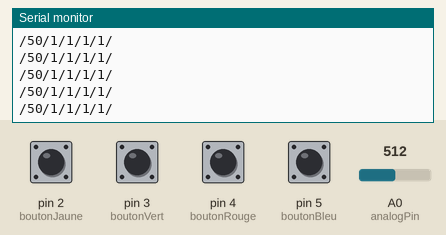
Simulated run of this sketch. Board: Arduino Uno, built with avr-gcc and run on an emulated ATmega328P. Parts: the last lines printed to the serial monitor. Inputs (shaded band) come from the test bench; at power-on: pin 2 (boutonJaune), pin 3 (boutonVert), pin 4 (boutonRouge), pin 5 (boutonBleu) HIGH, A0 (analogPin) = 512.

Above: at 1.2 s.
1.3 s: A0 (analogPin) set to 110
At 2.0 s:
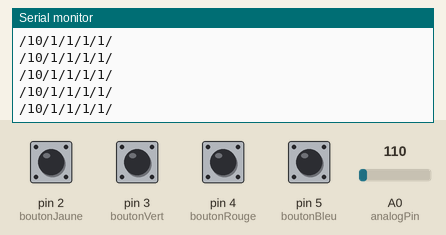
4.3 s: A0 (analogPin) set to 94
At 5.4 s:
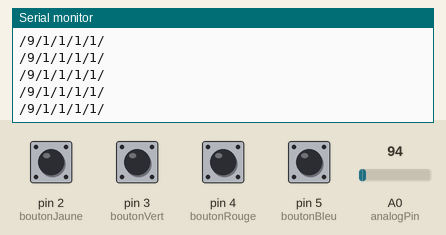
Timing chart, 0 to 7.3 s (numbered marks = the images above; inputs shaded):
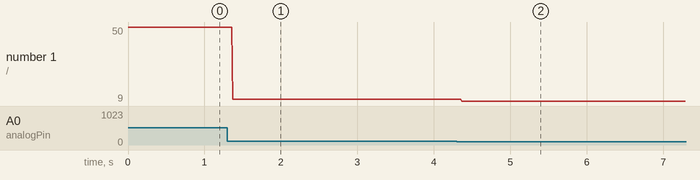

Measured:
- after the input at 1.3 s, the serial monitor: prints a new line after 0.07 s (image 1)
- after the input at 4.3 s, the serial monitor: prints a new line after 0.07 s (image 2)
- plotted number 1: 50 → 10 after the input at 1.3 s, 10 → 9 after the input at 4.3 s

The sketch:

model_test__4_boutons___1_pot_.ino
```cpp
#include <stdio.h>

#define MAX_OUT_CHARS 16
char   buffer[MAX_OUT_CHARS + 1];  //buffer used to format a line (+1 is for trailing 0)
int boutonJaune = 2; // déclaration du bouton
int boutonVert = 3; // déclaration du bouton
int boutonRouge = 4; // déclaration du bouton
int boutonBleu = 5; // déclaration du bouton

int analogPin = 0; // lecture potentiometre


void setup() {

pinMode(boutonJaune, INPUT_PULLUP);// déclaration du bouton en entrée avec la résistance pullup
pinMode(boutonVert, INPUT_PULLUP);// déclaration du bouton en entrée avec la résistance pullup
pinMode(boutonRouge, INPUT_PULLUP);// déclaration du bouton en entrée avec la résistance pullup
pinMode(boutonBleu, INPUT_PULLUP);// déclaration du bouton en entrée avec la résistance pullup

Serial.begin(9600);// ouverture port de communication
}

void loop() {
  int val = map(analogRead(analogPin), 0, 1023, 0, 100);
  sprintf(buffer,"/%d/%d/%d/%d/%d/",val,
                             digitalRead(boutonJaune), digitalRead(boutonVert),
                             digitalRead(boutonRouge), digitalRead(boutonBleu));
  Serial.println(buffer);


}
```
